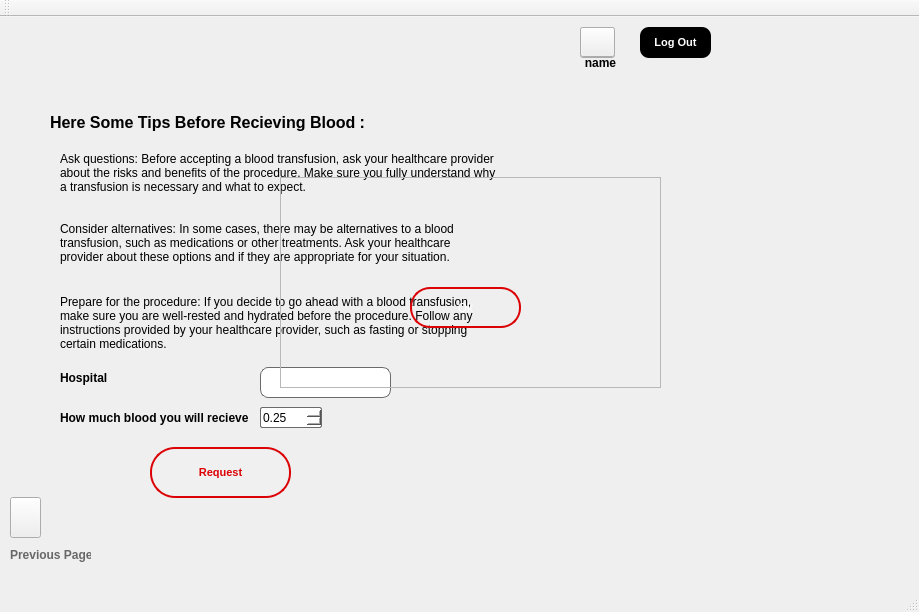
<?xml version="1.0" encoding="UTF-8"?>
<ui version="4.0">
 <class>BloodRequestClass</class>
 <widget class="QMainWindow" name="BloodRequestClass">
  <property name="geometry">
   <rect>
    <x>0</x>
    <y>0</y>
    <width>919</width>
    <height>612</height>
   </rect>
  </property>
  <property name="windowTitle">
   <string>Blood Bank Management System</string>
  </property>
  <property name="windowIcon">
   <iconset resource="RecipientReg.qrc">
    <normaloff>:/RecipientReg/toppng.com-blood-donation-png-picture-blood-donation-logo-3209x3905.png</normaloff>:/RecipientReg/toppng.com-blood-donation-png-picture-blood-donation-logo-3209x3905.png</iconset>
  </property>
  <property name="styleSheet">
   <string notr="true"/>
  </property>
  <widget class="QWidget" name="centralWidget">
   <widget class="QLabel" name="name">
    <property name="geometry">
     <rect>
      <x>0</x>
      <y>0</y>
      <width>921</width>
      <height>561</height>
     </rect>
    </property>
    <property name="styleSheet">
     <string notr="true"/>
    </property>
    <property name="text">
     <string/>
    </property>
    <property name="pixmap">
     <pixmap resource="RecipientReg.qrc">:/RecipientReg/profile.jpg</pixmap>
    </property>
    <property name="scaledContents">
     <bool>true</bool>
    </property>
   </widget>
   <widget class="QPushButton" name="accountF">
    <property name="geometry">
     <rect>
      <x>580</x>
      <y>10</y>
      <width>35</width>
      <height>30</height>
     </rect>
    </property>
    <property name="font">
     <font>
      <pointsize>7</pointsize>
     </font>
    </property>
    <property name="cursor">
     <cursorShape>PointingHandCursor</cursorShape>
    </property>
    <property name="styleSheet">
     <string notr="true">border-image:url(:/RecipientReg/avatar_woman.png);</string>
    </property>
    <property name="text">
     <string/>
    </property>
   </widget>
   <widget class="QLabel" name="user">
    <property name="geometry">
     <rect>
      <x>560</x>
      <y>30</y>
      <width>81</width>
      <height>31</height>
     </rect>
    </property>
    <property name="font">
     <font>
      <bold>true</bold>
     </font>
    </property>
    <property name="text">
     <string>name</string>
    </property>
    <property name="alignment">
     <set>Qt::AlignCenter</set>
    </property>
   </widget>
   <widget class="QPushButton" name="logout">
    <property name="geometry">
     <rect>
      <x>640</x>
      <y>10</y>
      <width>71</width>
      <height>31</height>
     </rect>
    </property>
    <property name="font">
     <font>
      <family>Arial</family>
      <pointsize>8</pointsize>
      <italic>false</italic>
      <bold>true</bold>
     </font>
    </property>
    <property name="cursor">
     <cursorShape>PointingHandCursor</cursorShape>
    </property>
    <property name="toolTip">
     <string>&lt;html&gt;&lt;head/&gt;&lt;body&gt;&lt;p align=&quot;center&quot;&gt;&lt;br/&gt;&lt;/p&gt;&lt;/body&gt;&lt;/html&gt;</string>
    </property>
    <property name="styleSheet">
     <string notr="true">background-color:black;
border-style:solid;
border-width:0px;
border-color: rgb(220, 3, 6);
border-radius:9px;
color: white;
font: 700 8pt &quot;Arial&quot;;</string>
    </property>
    <property name="text">
     <string>Log Out</string>
    </property>
    <property name="checkable">
     <bool>false</bool>
    </property>
    <property name="autoDefault">
     <bool>false</bool>
    </property>
    <property name="default">
     <bool>false</bool>
    </property>
    <property name="flat">
     <bool>false</bool>
    </property>
   </widget>
   <widget class="QPushButton" name="accountM">
    <property name="geometry">
     <rect>
      <x>580</x>
      <y>10</y>
      <width>35</width>
      <height>31</height>
     </rect>
    </property>
    <property name="font">
     <font>
      <pointsize>7</pointsize>
     </font>
    </property>
    <property name="cursor">
     <cursorShape>PointingHandCursor</cursorShape>
    </property>
    <property name="styleSheet">
     <string notr="true">border-image:url(:/RecipientReg/avatar_man.png)</string>
    </property>
    <property name="text">
     <string/>
    </property>
   </widget>
   <widget class="QPushButton" name="request">
    <property name="geometry">
     <rect>
      <x>150</x>
      <y>430</y>
      <width>141</width>
      <height>51</height>
     </rect>
    </property>
    <property name="font">
     <font>
      <family>Arial</family>
      <pointsize>8</pointsize>
      <italic>false</italic>
      <bold>true</bold>
     </font>
    </property>
    <property name="cursor">
     <cursorShape>PointingHandCursor</cursorShape>
    </property>
    <property name="toolTip">
     <string>&lt;html&gt;&lt;head/&gt;&lt;body&gt;&lt;p align=&quot;center&quot;&gt;&lt;br/&gt;&lt;/p&gt;&lt;/body&gt;&lt;/html&gt;</string>
    </property>
    <property name="styleSheet">
     <string notr="true">background-color:rgb(240, 240, 240);
border-style:solid;
border-width:2px;
border-color: rgb(220, 3, 6);
border-radius:25px;
color: rgb(220, 3, 6);
font: 700 8pt &quot;Arial&quot;;</string>
    </property>
    <property name="text">
     <string>Request</string>
    </property>
    <property name="checkable">
     <bool>false</bool>
    </property>
    <property name="autoDefault">
     <bool>false</bool>
    </property>
    <property name="default">
     <bool>false</bool>
    </property>
    <property name="flat">
     <bool>false</bool>
    </property>
   </widget>
   <widget class="QFrame" name="pop_2">
    <property name="geometry">
     <rect>
      <x>280</x>
      <y>160</y>
      <width>381</width>
      <height>211</height>
     </rect>
    </property>
    <property name="styleSheet">
     <string notr="true">border-image:url(:/RecipientReg/request.png)
</string>
    </property>
    <property name="frameShape">
     <enum>QFrame::StyledPanel</enum>
    </property>
    <property name="frameShadow">
     <enum>QFrame::Raised</enum>
    </property>
    <widget class="QPushButton" name="ok">
     <property name="geometry">
      <rect>
       <x>130</x>
       <y>110</y>
       <width>111</width>
       <height>41</height>
      </rect>
     </property>
     <property name="cursor">
      <cursorShape>PointingHandCursor</cursorShape>
     </property>
     <property name="styleSheet">
      <string notr="true">border-image:url(:/RecipientReg/Rectanglered.png);
border-style:solid;
border-width:2px;
border-color: rgb(220, 3, 6);
border-radius:20px;
color: white;
font: 700 8pt &quot;Arial&quot;;</string>
     </property>
     <property name="text">
      <string>Ok</string>
     </property>
    </widget>
   </widget>
   <widget class="QDoubleSpinBox" name="quant">
    <property name="geometry">
     <rect>
      <x>260</x>
      <y>390</y>
      <width>62</width>
      <height>21</height>
     </rect>
    </property>
    <property name="styleSheet">
     <string notr="true">background-color:white;
border-style:solid;
border-width:1px;
border-color: rgb(106, 106, 106);
border-radius:2px;
color:rgb(0, 0, 0);
font: 700 8pt &quot;Arial&quot;;</string>
    </property>
    <property name="minimum">
     <double>0.250000000000000</double>
    </property>
    <property name="maximum">
     <double>5.000000000000000</double>
    </property>
    <property name="singleStep">
     <double>0.500000000000000</double>
    </property>
   </widget>
   <widget class="QLineEdit" name="hos">
    <property name="geometry">
     <rect>
      <x>260</x>
      <y>350</y>
      <width>131</width>
      <height>31</height>
     </rect>
    </property>
    <property name="styleSheet">
     <string notr="true">background-color:white;
border-style:solid;
border-width:1px;
border-color: rgb(106, 106, 106);
border-radius:8px;
color: black;
font: 700 8pt &quot;Arial&quot;;</string>
    </property>
   </widget>
   <widget class="QLabel" name="label">
    <property name="geometry">
     <rect>
      <x>50</x>
      <y>90</y>
      <width>321</width>
      <height>31</height>
     </rect>
    </property>
    <property name="font">
     <font>
      <pointsize>12</pointsize>
      <bold>true</bold>
     </font>
    </property>
    <property name="text">
     <string>Here Some Tips Before Recieving Blood :</string>
    </property>
   </widget>
   <widget class="QLabel" name="label_2">
    <property name="geometry">
     <rect>
      <x>60</x>
      <y>130</y>
      <width>441</width>
      <height>51</height>
     </rect>
    </property>
    <property name="text">
     <string>Ask questions: Before accepting a blood transfusion, ask your healthcare provider
about the risks and benefits of the procedure. Make sure you fully understand why 
a transfusion is necessary and what to expect.</string>
    </property>
   </widget>
   <widget class="QLabel" name="label_3">
    <property name="geometry">
     <rect>
      <x>60</x>
      <y>200</y>
      <width>441</width>
      <height>51</height>
     </rect>
    </property>
    <property name="text">
     <string>Consider alternatives: In some cases, there may be alternatives to a blood 
transfusion, such as medications or other treatments. Ask your healthcare 
provider about these options and if they are appropriate for your situation.</string>
    </property>
   </widget>
   <widget class="QLabel" name="label_4">
    <property name="geometry">
     <rect>
      <x>60</x>
      <y>270</y>
      <width>441</width>
      <height>71</height>
     </rect>
    </property>
    <property name="text">
     <string>Prepare for the procedure: If you decide to go ahead with a blood transfusion, 
make sure you are well-rested and hydrated before the procedure. Follow any 
instructions provided by your healthcare provider, such as fasting or stopping 
certain medications.</string>
    </property>
   </widget>
   <widget class="QLabel" name="label_5">
    <property name="geometry">
     <rect>
      <x>60</x>
      <y>340</y>
      <width>81</width>
      <height>41</height>
     </rect>
    </property>
    <property name="font">
     <font>
      <pointsize>9</pointsize>
      <bold>true</bold>
     </font>
    </property>
    <property name="text">
     <string>Hospital</string>
    </property>
   </widget>
   <widget class="QLabel" name="label_6">
    <property name="geometry">
     <rect>
      <x>60</x>
      <y>380</y>
      <width>191</width>
      <height>41</height>
     </rect>
    </property>
    <property name="font">
     <font>
      <pointsize>9</pointsize>
      <bold>true</bold>
     </font>
    </property>
    <property name="text">
     <string>How much blood you will recieve</string>
    </property>
   </widget>
   <widget class="QLabel" name="label_7">
    <property name="geometry">
     <rect>
      <x>120</x>
      <y>490</y>
      <width>221</width>
      <height>31</height>
     </rect>
    </property>
    <property name="styleSheet">
     <string notr="true">color:transparent</string>
    </property>
    <property name="text">
     <string>Blood request completed,Thank you.</string>
    </property>
   </widget>
   <widget class="QPushButton" name="back">
    <property name="geometry">
     <rect>
      <x>10</x>
      <y>480</y>
      <width>31</width>
      <height>41</height>
     </rect>
    </property>
    <property name="styleSheet">
     <string notr="true">border-image:url(:/RecipientReg/arrow.png)</string>
    </property>
    <property name="text">
     <string/>
    </property>
   </widget>
   <widget class="QLabel" name="label_8">
    <property name="geometry">
     <rect>
      <x>10</x>
      <y>530</y>
      <width>81</width>
      <height>16</height>
     </rect>
    </property>
    <property name="font">
     <font>
      <bold>true</bold>
     </font>
    </property>
    <property name="styleSheet">
     <string notr="true">color:rgb(104, 104, 104)</string>
    </property>
    <property name="text">
     <string>Previous Page</string>
    </property>
   </widget>
   <zorder>name</zorder>
   <zorder>request</zorder>
   <zorder>label</zorder>
   <zorder>label_2</zorder>
   <zorder>label_3</zorder>
   <zorder>label_4</zorder>
   <zorder>label_5</zorder>
   <zorder>label_6</zorder>
   <zorder>hos</zorder>
   <zorder>quant</zorder>
   <zorder>pop_2</zorder>
   <zorder>label_7</zorder>
   <zorder>accountM</zorder>
   <zorder>accountF</zorder>
   <zorder>logout</zorder>
   <zorder>user</zorder>
   <zorder>back</zorder>
   <zorder>label_8</zorder>
  </widget>
  <widget class="QMenuBar" name="menuBar">
   <property name="geometry">
    <rect>
     <x>0</x>
     <y>0</y>
     <width>919</width>
     <height>22</height>
    </rect>
   </property>
  </widget>
  <widget class="QToolBar" name="mainToolBar">
   <attribute name="toolBarArea">
    <enum>TopToolBarArea</enum>
   </attribute>
   <attribute name="toolBarBreak">
    <bool>false</bool>
   </attribute>
  </widget>
  <widget class="QStatusBar" name="statusBar"/>
 </widget>
 <layoutdefault spacing="6" margin="11"/>
 <resources>
  <include location="RecipientReg.qrc"/>
 </resources>
 <connections/>
</ui>
